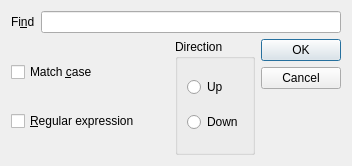
<?xml version="1.0" encoding="UTF-8"?>
<ui version="4.0">
 <class>FindDialog</class>
 <widget class="QDialog" name="FindDialog">
  <property name="geometry">
   <rect>
    <x>0</x>
    <y>0</y>
    <width>352</width>
    <height>166</height>
   </rect>
  </property>
  <property name="sizePolicy">
   <sizepolicy hsizetype="Preferred" vsizetype="Preferred">
    <horstretch>1</horstretch>
    <verstretch>0</verstretch>
   </sizepolicy>
  </property>
  <property name="windowTitle">
   <string>Dialog</string>
  </property>
  <layout class="QVBoxLayout" name="verticalLayout">
   <item>
    <layout class="QHBoxLayout" name="horizontalLayout_2">
     <property name="sizeConstraint">
      <enum>QLayout::SizeConstraint::SetNoConstraint</enum>
     </property>
     <item>
      <widget class="QLabel" name="FindLabel">
       <property name="sizePolicy">
        <sizepolicy hsizetype="Minimum" vsizetype="Preferred">
         <horstretch>0</horstretch>
         <verstretch>0</verstretch>
        </sizepolicy>
       </property>
       <property name="text">
        <string>Fi&amp;nd</string>
       </property>
       <property name="buddy">
        <cstring>Find</cstring>
       </property>
      </widget>
     </item>
     <item>
      <widget class="QLineEdit" name="Find">
       <property name="sizePolicy">
        <sizepolicy hsizetype="Preferred" vsizetype="Fixed">
         <horstretch>2</horstretch>
         <verstretch>0</verstretch>
        </sizepolicy>
       </property>
       <property name="baseSize">
        <size>
         <width>1000</width>
         <height>0</height>
        </size>
       </property>
      </widget>
     </item>
    </layout>
   </item>
   <item>
    <layout class="QHBoxLayout" name="horizontalLayout">
     <item>
      <layout class="QVBoxLayout" name="verticalLayout_2" stretch="1,1">
       <item>
        <widget class="QCheckBox" name="MatchCase">
         <property name="sizePolicy">
          <sizepolicy hsizetype="Preferred" vsizetype="Fixed">
           <horstretch>1</horstretch>
           <verstretch>0</verstretch>
          </sizepolicy>
         </property>
         <property name="text">
          <string>Match &amp;case</string>
         </property>
        </widget>
       </item>
       <item>
        <widget class="QCheckBox" name="RegularExpression">
         <property name="sizePolicy">
          <sizepolicy hsizetype="Preferred" vsizetype="Fixed">
           <horstretch>1</horstretch>
           <verstretch>0</verstretch>
          </sizepolicy>
         </property>
         <property name="text">
          <string>&amp;Regular expression</string>
         </property>
        </widget>
       </item>
      </layout>
     </item>
     <item>
      <widget class="QGroupBox" name="Direction">
       <property name="sizePolicy">
        <sizepolicy hsizetype="Fixed" vsizetype="Preferred">
         <horstretch>0</horstretch>
         <verstretch>0</verstretch>
        </sizepolicy>
       </property>
       <property name="title">
        <string>Direction</string>
       </property>
       <layout class="QVBoxLayout" name="verticalLayout_3">
        <item>
         <widget class="QRadioButton" name="Direction_Up">
          <property name="text">
           <string>Up</string>
          </property>
         </widget>
        </item>
        <item>
         <widget class="QRadioButton" name="Direction_Down">
          <property name="text">
           <string>Down</string>
          </property>
         </widget>
        </item>
       </layout>
      </widget>
     </item>
     <item>
      <widget class="QDialogButtonBox" name="buttonBox">
       <property name="orientation">
        <enum>Qt::Orientation::Vertical</enum>
       </property>
       <property name="standardButtons">
        <set>QDialogButtonBox::StandardButton::Cancel|QDialogButtonBox::StandardButton::Ok</set>
       </property>
      </widget>
     </item>
    </layout>
   </item>
  </layout>
 </widget>
 <resources/>
 <connections>
  <connection>
   <sender>buttonBox</sender>
   <signal>accepted()</signal>
   <receiver>FindDialog</receiver>
   <slot>accept()</slot>
   <hints>
    <hint type="sourcelabel">
     <x>248</x>
     <y>254</y>
    </hint>
    <hint type="destinationlabel">
     <x>157</x>
     <y>274</y>
    </hint>
   </hints>
  </connection>
  <connection>
   <sender>buttonBox</sender>
   <signal>rejected()</signal>
   <receiver>FindDialog</receiver>
   <slot>reject()</slot>
   <hints>
    <hint type="sourcelabel">
     <x>316</x>
     <y>260</y>
    </hint>
    <hint type="destinationlabel">
     <x>286</x>
     <y>274</y>
    </hint>
   </hints>
  </connection>
 </connections>
</ui>
